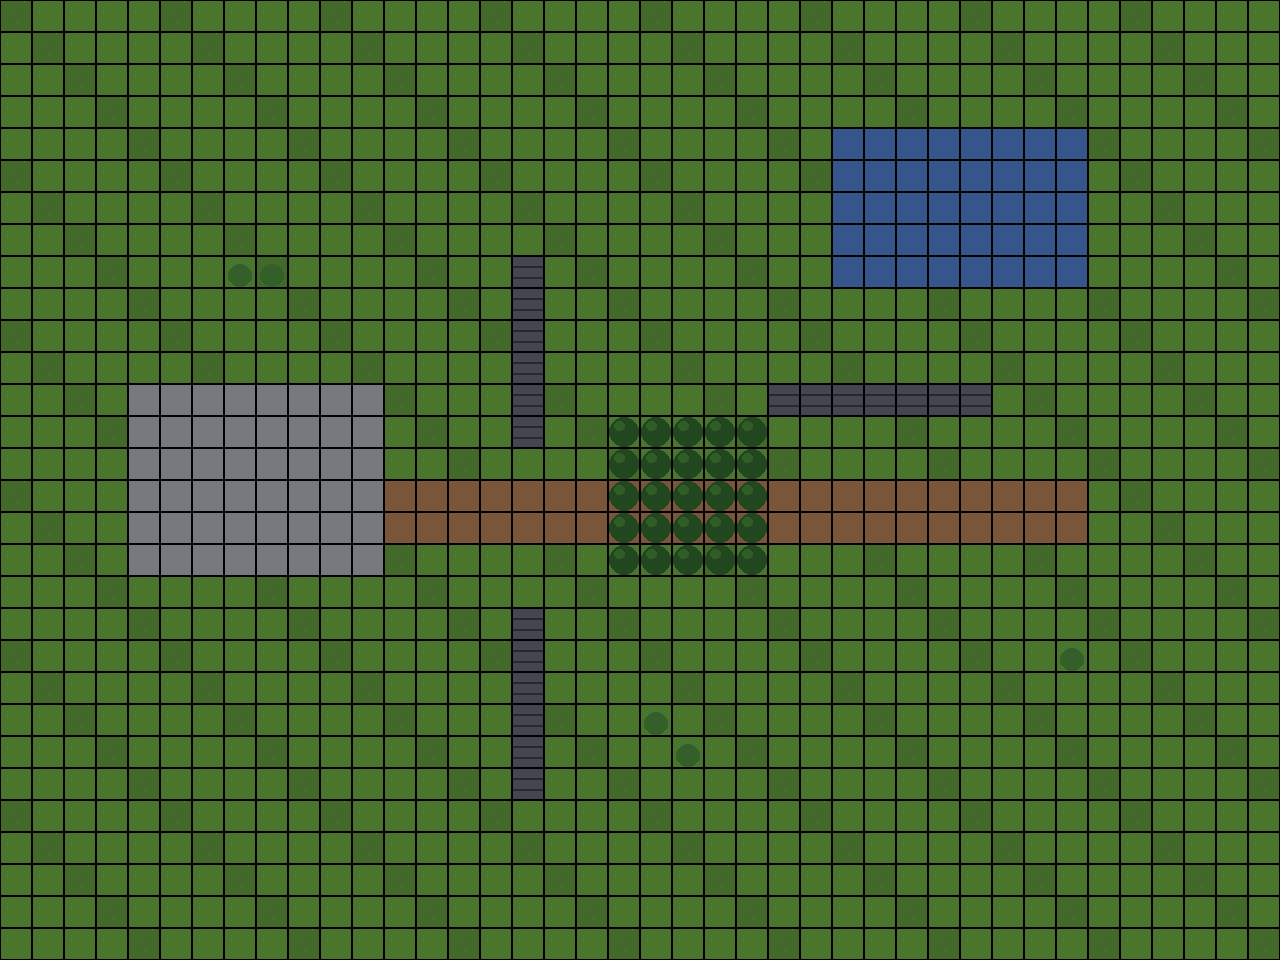

This game map was drawn from its Tiled (.tmx) file and the tilesets committed beside it. A one-line description and the trimmed map source follow:
An orthogonal 40x30 tile map with 32x32 px tiles, 3 tile layers (Ground, Decor_Back, Overhead) and 14 objects (4x monster, water, player_spawn, npc).

<map version="1.10" tiledversion="1.10.2" orientation="orthogonal" renderorder="right-down" width="40" height="30" tilewidth="32" tileheight="32" infinite="0" nextlayerid="6" nextobjectid="15">
 <tileset firstgid="1" source="dev_tileset.tsx" />
 <layer id="1" name="Ground" width="40" height="30">
  <data>[1200 cells, 1200 non-empty, 6 distinct tile ids]</data>
 </layer>
 <layer id="2" name="Decor_Back" width="40" height="30">
  <data>[1200 cells, 5 non-empty, 1 distinct tile ids]</data>
 </layer>
 <objectgroup id="3" name="Collision">
  <object id="1" name="" x="0" y="0" width="1280" height="32" />
  <object id="2" name="" x="0" y="928" width="1280" height="32" />
  <object id="3" name="" x="0" y="0" width="32" height="960" />
  <object id="4" name="" x="1248" y="0" width="32" height="960" />
  <object id="5" name="" x="512" y="256" width="32" height="192" />
  <object id="6" name="" x="512" y="608" width="32" height="192" />
  <object id="7" name="" x="768" y="384" width="224" height="32" />
  <object id="8" name="water" x="832" y="128" width="256" height="160" />
 </objectgroup>
 <objectgroup id="4" name="Spawns">
  <object id="9" name="player_spawn" x="224" y="448">
   <point />
  </object>
  <object id="10" name="monster" x="896" y="512">
   <properties>
    <property name="monsterId" value="slime_test" />
   </properties>
   <point />
  </object>
  <object id="11" name="monster" x="992" y="704">
   <properties>
    <property name="monsterId" value="slime_test" />
   </properties>
   <point />
  </object>
  <object id="12" name="monster" x="640" y="224">
   <properties>
    <property name="monsterId" value="slime_test" />
   </properties>
   <point />
  </object>
  <object id="13" name="monster" x="1088" y="448">
   <properties>
    <property name="monsterId" value="slime_test" />
   </properties>
   <point />
  </object>
  <object id="14" name="npc" x="192" y="384">
   <properties>
    <property name="npcId" value="test_npc" />
   </properties>
   <point />
  </object>
 </objectgroup>
 <layer id="5" name="Overhead" width="40" height="30">
  <data>[1200 cells, 25 non-empty, 1 distinct tile ids]</data>
 </layer>
</map>
